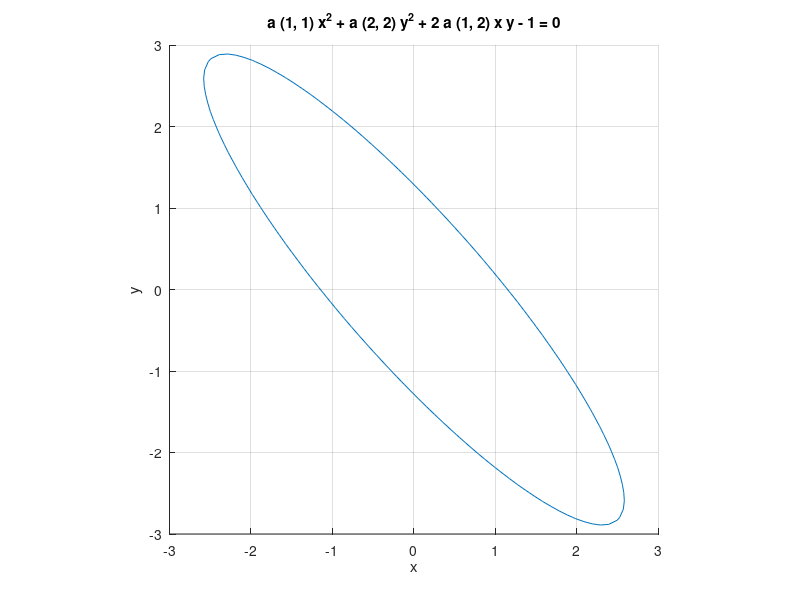

This chart was generated by the following MATLAB code: (Note: this script raises an error after producing the figure.)
global a;

while (1 == 1)
  a = rand(2, 2)*2 - ones(2, 2);
  a(1, 2) = a(2, 1);
  if (det(a) > 0)
    break;
  endif
endwhile

f = @(x, y) a(1, 1).*x.^2 + a(2, 2).*y.^2 + 2*a(1, 2).*x.*y - 1;

boundaries = [-3, 3, -3, 3];
hold on;
grid on;
axis equal;

g = ezplot(f, boundaries);

# касательная и нормаль
global x0 y0
z = ginput(1);

fx = @(x, y) 2*a(1, 1).*x + 2*a(1, 2).*y - 1;
fy = @(x, y) 2*a(2, 2).*y + 2*a(1, 2).*x - 1;

x0 = z(1);
y0 = z(2);
kas = @(x, y) fx(x0, y0).*(x - x0) + fy(x0, y0).*(y - y0);
##normal = @(x, y) (1/fx(x0, y0)).*(x - x0) + (y - y0);

hold on;
g = ezplot(kas, boundaries);
##g = ezplot(normal, boundaries);


